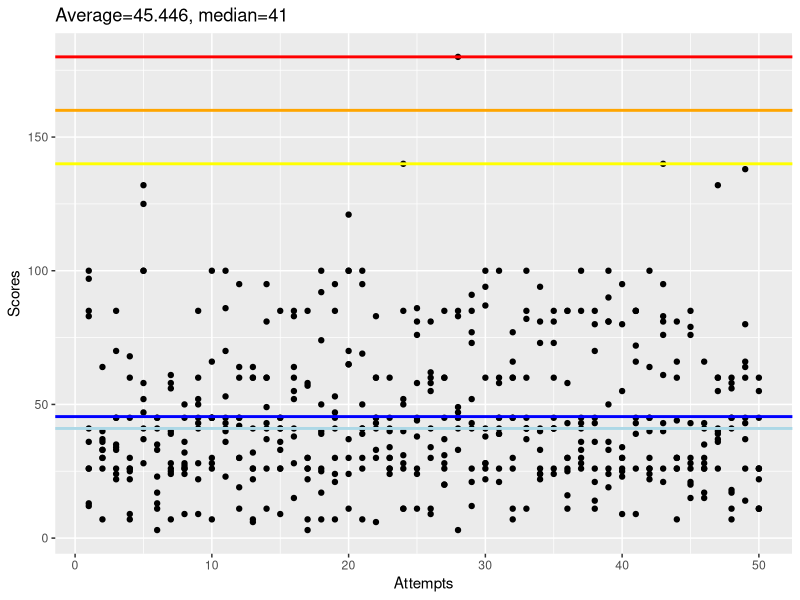
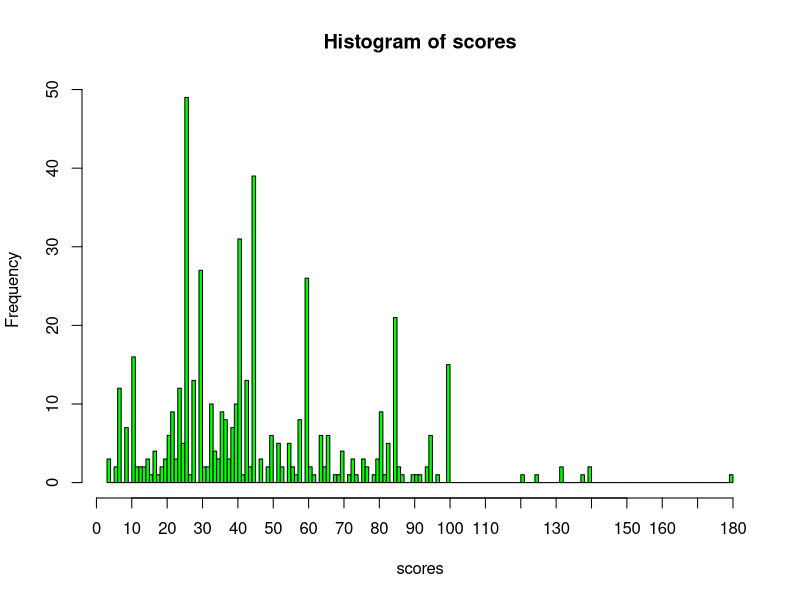

Reproduce these figures in R, in order.
library(ggplot2)
#Scores1 28NOV16
scores1 <- c(26,33,85,60,41,35,7,26,52,45,53,45,26,43,41,55,30,40,41,121,39,43,30,40,44,60,26,3,12,26,41,45,11,81,41,85,45,43,100,34,72,30,43,66,26,28,36,41,66,11)
#Scores2 16JAN17
scores2 <- c(41,30,33,25,100,23,40,9,50,100,43,45,60,49,85,83,58,17,45,65,50,30,24,52,86,58,28,41,52,100,45,30,45,73,73,25,100,14,50,26,85,45,26,44,21,15,39,45,43,26)
#Scores3 23JAN17
scores3 <- c(85,40,70,9,58,45,26,45,85,7,23,30,22,41,45,28,26,100,95,100,41,45,26,26,81,30,31,180,85,41,60,66,100,26,81,16,33,70,24,30,45,45,140,81,30,41,60,17,60,45)
#Scores4 01FEB17
scores4 <- c(97,36,26,30,28,11,39,26,22,45,86,30,41,37,9,85,85,39,53,70,95,33,26,11,26,34,20,49,41,94,45,60,41,22,60,30,43,45,36,95,39,26,95,7,28,66,26,7,80,11)
#Scores5 06FEB17
scores5 <- c(100,37,45,68,132,41,58,32,41,28,36,95,60,60,36,38,7,92,21,100,26,83,60,28,45,55,45,47,77,60,100,7,85,41,45,43,36,26,19,25,66,64,76,26,76,26,55,58,45,26)
#Scores6 15FEB17
scores6 <- c(36,30,22,22,100,13,24,28,28,45,100,11,32,26,26,64,26,50,30,11,100,6,45,31,11,41,60,85,43,22,26,77,41,40,41,30,26,21,81,55,85,24,21,30,85,26,60,18,64,60)
#Scores7 20FEB17
scores7 <- c(26,64,35,26,47,45,28,24,60,30,40,60,7,60,41,15,30,7,85,65,69,45,34,140,38,81,37,33,73,38,58,60,41,33,41,85,41,80,81,30,85,100,61,30,43,30,40,11,37,22)
#Scores8 22FEB17
scores8 <- c(83,33,34,26,52,3,56,36,43,26,70,64,6,81,33,52,3,25,24,30,7,60,40,11,76,11,60,45,91,28,21,26,82,24,85,11,30,11,33,80,43,26,40,26,20,43,37,56,14,11)
#Scores9 28FEB17
scores9 <- c(13,26,45,7,37,17,25,27,45,45,41,19,26,95,45,60,22,26,7,37,30,60,41,85,58,9,85,45,26,87,39,45,60,24,26,58,85,85,90,23,9,40,81,60,15,35,132,60,138,55)
#Scores10 05MAR17
scores10 <- c(12,7,24,45,125,33,61,50,9,66,45,42,64,11,26,41,57,74,47,24,41,41,30,50,24,62,20,83,21,28,39,11,37,94,24,26,28,36,26,9,26,22,83,30,79,17,41,45,26,26)

scores <- c(scores1,scores2,scores3,scores4,scores5,scores6,scores7,scores8,scores9,scores10)

ScoreTable <- data.frame(1:50,scores1,scores2,scores3,scores4,scores5,scores6,scores7,scores8,scores9,scores10)
colnames(ScoreTable)[1] <- 'Attempts'

ScoreTable2 <- as.data.frame(rbind(scores1,scores2,scores3,scores4,scores5,scores6,scores7,scores8,scores9,scores10))

gg <- ggplot(ScoreTable,aes(Attempts))
gg <- gg + ggtitle(paste('Average=',mean(scores), ', median=', median(scores),sep=''))
gg <- gg + geom_point(aes(y=scores1))
gg <- gg + geom_point(y=scores2)
gg <- gg + geom_point(y=scores3)
gg <- gg + geom_point(y=scores4)
gg <- gg + geom_point(y=scores5)
gg <- gg + geom_point(y=scores6)
gg <- gg + geom_point(y=scores7)
gg <- gg + geom_point(y=scores8)
gg <- gg + geom_point(y=scores9)
gg <- gg + geom_point(y=scores10)
gg <- gg + geom_hline(color='blue', yintercept =  mean(scores), size=1)
gg <- gg + geom_hline(color='lightblue', yintercept =  median(scores), size=1)
gg <- gg + geom_hline(color='yellow', yintercept =  140, size = 1)
gg <- gg + geom_hline(color='orange', yintercept =  160, size = 1)
gg <- gg + geom_hline(color='red', yintercept =  180, size = 1)
gg <- gg + labs(y='Scores')
gg

hist(scores,180,col = 'green')
axis(side=1, at=c(10,20,30,40,60,70,80,90,110,120,130,140,160,170,180))
